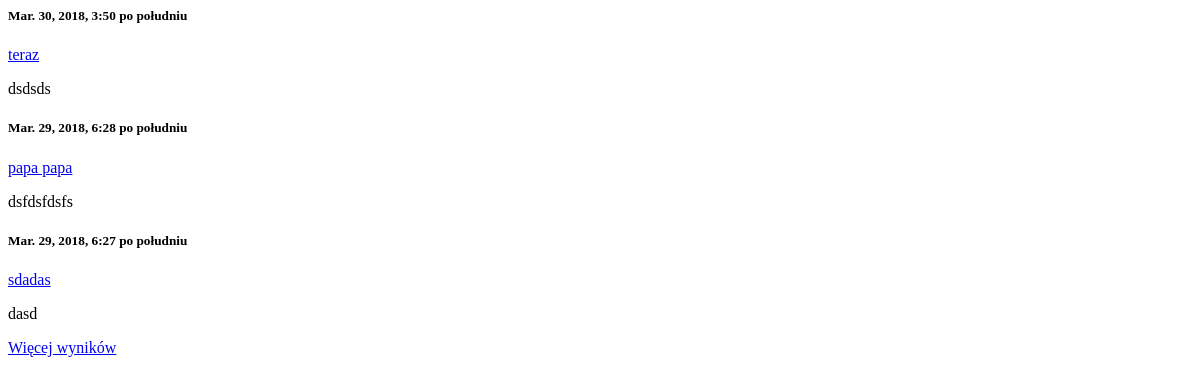
The app's page /artykuly/?page=3, older data.
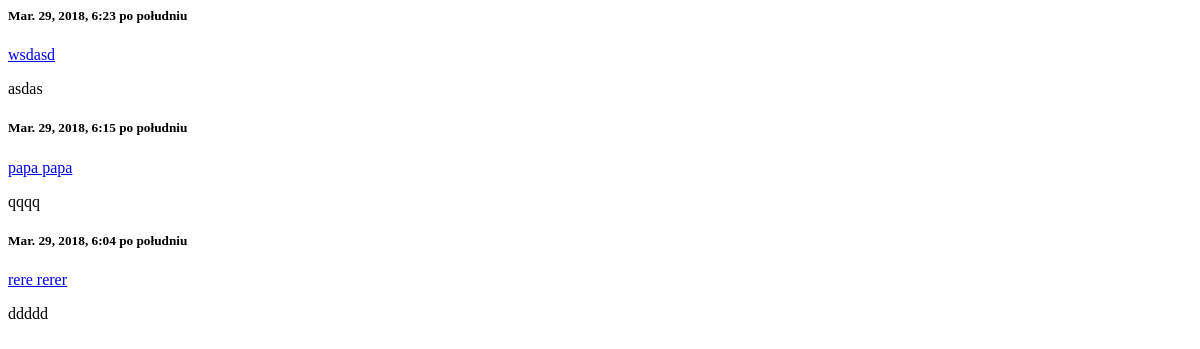
The same page, newer data.
### posts/models.py (models this page shows, shortened)
class Post(models.Model):
	title = models.CharField(max_length=300)
	slug = models.SlugField(unique=True)
	content = models.TextField()
	updated = models.DateTimeField(auto_now=True, auto_now_add=False)
	timestamp = models.DateTimeField(auto_now=False, auto_now_add=True)
	def get_absolute_url(self):
		return reverse("posts:detail", kwargs={"slug": self.slug})
	class Meta:
		ordering = ["-timestamp", "-updated"]

### posts/views.py (the view)
# urls.py: url(r'^artykuly/$', posts_list, name="list"),
def posts_list(request):
	queryset = Post.objects.all()
	query = request.GET.get("q")
	if query:
		queryset = queryset.filter(
						Q(title__icontains=query) |
						Q(content__icontains=query)
						).distinct()
	context = {
		"object_list": queryset
	}
	return render(request, "post_list.html", context)

### static/el_pagination/paginators.py (called while the page is built)
    def get_current_per_page(self, number):
        return self.first_page if number == 1 else self.per_page

    def page(self, number):
        number = self.validate_number(number)
        if number == 1:
            bottom = 0
        else:
            bottom = ((number - 2) * self.per_page + self.first_page)
        top = bottom + self.get_current_per_page(number)
        if top + self.orphans >= self.count:
            top = self.count
        return CustomPage(self.object_list[bottom:top], number, self)

    def _get_num_pages(self):
        if self._num_pages is None:
            if self.count == 0 and not self.allow_empty_first_page:
                self._num_pages = 0
            else:
                hits = max(0, self.count - self.orphans - self.first_page)
                try:
                    self._num_pages = int(ceil(hits / float(self.per_page))) + 1
                except ZeroDivisionError:
                    self._num_pages = 0  # fallback to a safe value
        return self._num_pages

### templates/post_list.html (shortened to what this page needs)
{% load el_pagination_tags %}
	{% for obj in object_list %}
		<div class="article">
			<h5>{{ obj.timestamp }}</h5>
			<div class="art-title"><a href="{{ obj.get_absolute_url }}">{{ obj.title }} </a></div>
			<p>{{ obj.content|safe|truncatechars_html:500 }}</p>
		</div>
	{% endfor %}
	{% show_more "Więcej wyników" "ładowanie" %}

Row changes from the older to the newer data that the page shows:
removed Post: timestamp "Mar. 30, 2018, 3:50 po południu", title "teraz", content "dsdsds"
removed Post: timestamp "Mar. 29, 2018, 6:28 po południu", title "papa papa", content "dsfdsfdsfs"
no longer on this page (row unchanged): Post: timestamp "Mar. 29, 2018, 6:27 po południu", title "sdadas", content "dasd"
now on this page (row unchanged): Post: timestamp "Mar. 29, 2018, 6:23 po południu", title "wsdasd", content "asdas"
now on this page (row unchanged): Post: timestamp "Mar. 29, 2018, 6:15 po południu", title "papa papa", content "qqqq"
now on this page (row unchanged): Post: timestamp "Mar. 29, 2018, 6:04 po południu", title "rere rerer", content "ddddd"
Text that changed along with them:
{{ label|safe }}: "Więcej wyników" → (not shown)
